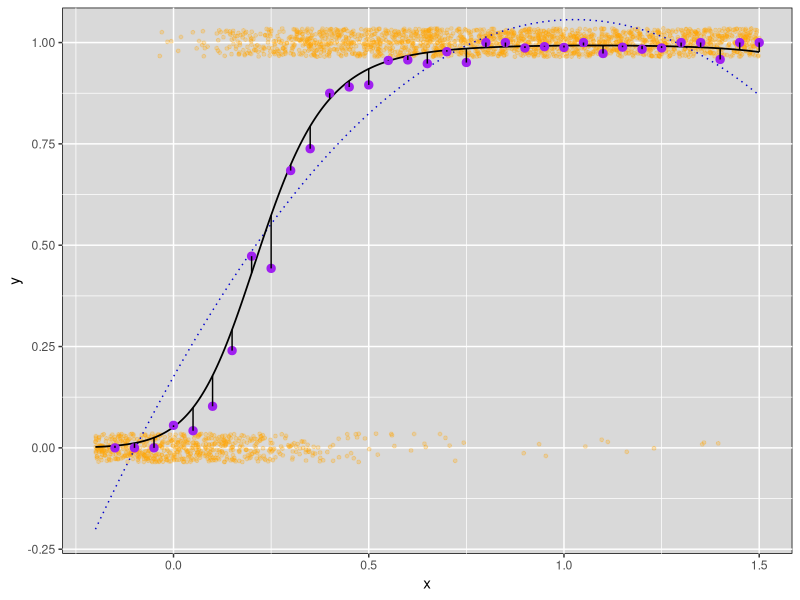

R code for this plot:
# Bayesian tutorial by Rafael S. de Souza - UNC, USA & COIN
#
# Partial example from Bayesian Models for Astrophysical Data 
# by Hilbe, de Souza & Ishida, 2017, Cambridge Univ. Press
#
# Example of frequentist Bernoulli regression in R
# synthetic data
# 1 response (y) and 2 explanatory variables (x1,x2) with 2 quadratic terms

require(ggplot2)

set.seed(13979)                          # set seed to replicate example
nobs <- 2500                             # number of obsservations 
nmax <- 1.5                              # limits on random variable
nmin <- - 0.2
x1 <- runif(nobs,nmin,nmax)              # create y as adjusted random bernoulli variate


xb <- -3 + 15*x1-7.25*x1^2               # linear predictor
exb <- 1/(1+exp(-xb))                    # inverse-logit
by <- rbinom(nobs,size=1, prob = exb)
logitmod <- data.frame(by, x1) 


# Fit a normal model 
fit_norm <- lm(by ~ x1+I(x1^2),data = logitmod)
pred_norm <- predict(fit_norm, type = 'response')
data_norm <- data.frame(x1,pred_norm)


# Fit a logit model to the same data
fit_logit <- glm(by ~ x1+I(x1^2),data=logitmod,family = 'binomial')
pred_logit <- predict(fit_logit, type = 'response')
data_logit <- data.frame(x1,pred_logit)

# Bin data for visualization only
binx<-0.05
t.breaks <-cut(x1, seq(nmin,nmax, by=binx))
means <-tapply(by, t.breaks, mean)
semean <-function(x) sd(x)/sqrt(length(x))
means.se <-tapply(by, t.breaks, semean)
gbin <-data.frame(x=seq(nmin+binx,nmax, by=binx),y=means)
gbin$predicted <- predict(fit_logit, type = 'response',newdata = list(x1=gbin$x))

# plot
ggplot(logitmod,aes(x=x1,y=by))+ 
  geom_point(colour="orange",size=1,alpha=0.25,position = position_jitter (height  = 0.035))+
  
#  geom_errorbar(data=gbin,aes(x=x,y=y,ymin=y-2*means.se,ymax=y+2*means.se),alpha=0.85,
#                colour="gray70",width=0.005)+
  geom_line(aes(y=pred_norm), col='blue3', size=0.5,data=data_norm,linetype="dotted") +  
  geom_line(aes(y=pred_logit),data=data_logit,size=0.6)+
  geom_point(aes(x=x,y=y),size=2.5,data=gbin,colour="purple")+
  geom_segment(data=gbin,mapping=aes(x= x, y = as.numeric(y), xend = x, yend = predicted)) +
  ylab("y")+
  xlab("x")+coord_cartesian(ylim=c(-0.2,1.025)) +
  theme(panel.background = element_rect(color = "black", fill = "gray85") )
